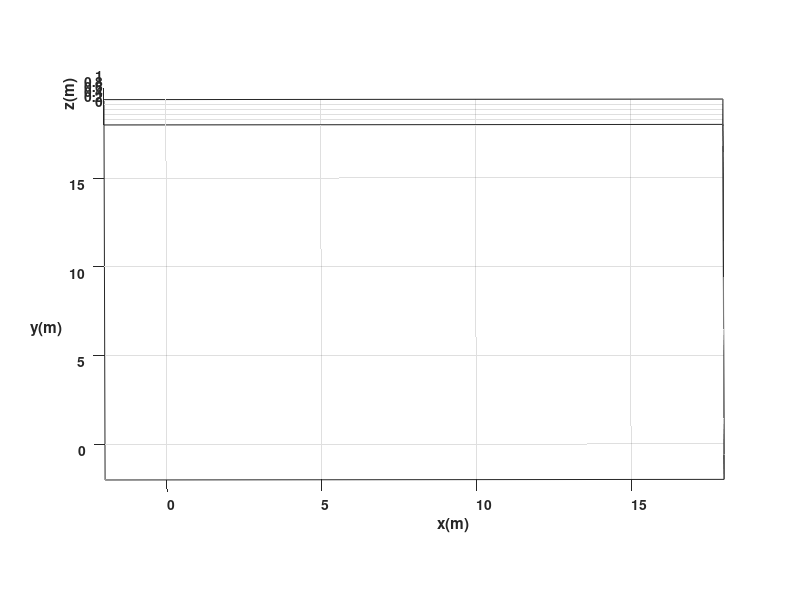

Reproduce this figure in MATLAB. (Note: this script raises an error after producing the figure.)
%Limpieza de pantalla
clear all
close all
clc

%1 TIEMPO %%%%%%%%%%%%%%%%%%%%%%%%%%%%%%%%%%%%%%%%%%%%%%%%%%%%%%%%
tf=120;             % Tiempo de simulación en segundos (s)
ts=0.1;            % Tiempo de muestreo en segundos (s)
t=0:ts:tf;         % Vector de tiempo
N= length(t);      % Muestras

%2 CONDICIONES INICIALES %%%%%%%%%%%%%%%%%%%%%%%%%%%%%%%%%%%%%%%%%
x1(1)=1;
y1(1)=2;
phi(1)=0;

hx(1)= x1(1);
hy(1)= y1(1);

%3 WAYPOINTS DE LA FIGURA %%%%%%%%%%%%%%%%%%%%%%%%%%%%%%%%%%%%%%%%

waypoints = [
    1, 2;
    0, 8;
    0, 12;
    3,15;
    5,15;
    5,14;
    3,12;
    2,12;
    2,9;
    4,11;
    6,11;
    8,9;
    8,13;
    10,11;
    11,10;
    9,10;
    9,8;
    11,8;
    11,10;
    11,8;
    12,8;
    11,7;
    13,7;
    12,8;
    13,8;
    15,8;
    15,10;
    13,10;
    13,8;
    13,10;
    10,11;
    14,11;
    16,13;
    16,7;
    15,6;
    13,5;
    11,5;
    9,6;
    8,7;
    8,4;
    9,4;
    9,2;
    6,2;
    6,6;
    4,6;
    3,5;
    3,4;
    5,4;
    5,1;
    2,1;


];

%4 LAZO ABIERTO - Generar v y w desde waypoints %%%%%%%%%%%%%%%%%%
% Las velocidades se calculan UNA SOLA VEZ antes del bucle
% No hay retroalimentacion ni corrección de error

v_ref  = 1.5;
w_giro = 2.0;

v = zeros(1,N);
w = zeros(1,N);

phi_aux = phi(1);
v_total = [];
w_total = [];

for i = 1:size(waypoints,1)-1
    x_ini = waypoints(i,1);   y_ini = waypoints(i,2);
    x_fin = waypoints(i+1,1); y_fin = waypoints(i+1,2);

    dist = sqrt((x_fin-x_ini)^2 + (y_fin-y_ini)^2);
    if dist < 0.001; continue; end

    angle_seg = atan2(y_fin-y_ini, x_fin-x_ini);

    % Fase GIRO (v=0, w≠0)
    d_angle = atan2(sin(angle_seg-phi_aux), cos(angle_seg-phi_aux));
    if abs(d_angle) > 0.01
        n_turn  = max(1, round(abs(d_angle)/w_giro/ts));
        v_total = [v_total, zeros(1,n_turn)];
        w_total = [w_total, sign(d_angle)*w_giro*ones(1,n_turn)];
    end
    phi_aux = angle_seg;

    % Fase TRASLACION (v≠0, w=0)
    n_move  = max(1, round(dist/v_ref/ts));
    v_total = [v_total, v_ref*ones(1,n_move)];
    w_total = [w_total, zeros(1,n_move)];
end

% Ajustar al tamaño N del vector de tiempo
if length(v_total) >= N
    v = v_total(1:N);
    w = w_total(1:N);
else
    v(1:length(v_total)) = v_total;
    w(1:length(w_total)) = w_total;
end

%5 BUCLE DE SIMULACION %%%%%%%%%%%%%%%%%%%%%%%%%%%%%%%%%%%%%%%%%%%
for k=1:N

    % Integración orientación
    phi(k+1)=phi(k)+w(k)*ts;

    % Modelo cinemático
    xp1=v(k)*cos(phi(k));
    yp1=v(k)*sin(phi(k));

    % Integración posición (Euler)
    x1(k+1)=x1(k)+ xp1*ts;
    y1(k+1)=y1(k)+ yp1*ts;

    % Punto de control
    hx(k+1)=x1(k+1);
    hy(k+1)=y1(k+1);

end

%%%%%%%%%%%%%%%%%%%%% SIMULACION VIRTUAL 3D %%%%%%%%%%%%%%%%%%%%%%

scene=figure;
set(scene,'Color','white');
set(gca,'FontWeight','bold');
sizeScreen=get(0,'ScreenSize');
set(scene,'position',sizeScreen);
camlight('headlight');
axis equal;
grid on;
box on;
xlabel('x(m)'); ylabel('y(m)'); zlabel('z(m)');

view([-0.1 35]);
axis([-2 18 -2 18 0 1]);

scale = 4;
MobileRobot_5;
H1=MobilePlot_4(x1(1),y1(1),phi(1),scale); hold on;

H2=plot3(hx(1),hy(1),0,'r','lineWidth',2);
H4=plot3(hx(1),hy(1),0,'go','lineWidth',2);

step=5;
for k=1:step:N
    delete(H1);
    delete(H2);
    H1=MobilePlot_4(x1(k),y1(k),phi(k),scale);
    H2=plot3(hx(1:k),hy(1:k),zeros(1,k),'r','lineWidth',2);
    drawnow;    
    pause(ts);


end

%%%%%%%%%%%%%%%%%%%%% Graficas %%%%%%%%%%%%%%%%%%%%%%%%%%%%%%%%%%%
graph=figure;
set(graph,'position',sizeScreen);
subplot(211)
plot(t,v,'b','LineWidth',2),grid('on'),xlabel('Tiempo [s]'),ylabel('m/s'),legend('Velocidad Lineal (v)');
subplot(212)
plot(t,w,'g','LineWidth',2),grid('on'),xlabel('Tiempo [s]'),ylabel('[rad/s]'),legend('Velocidad Angular (w)');
